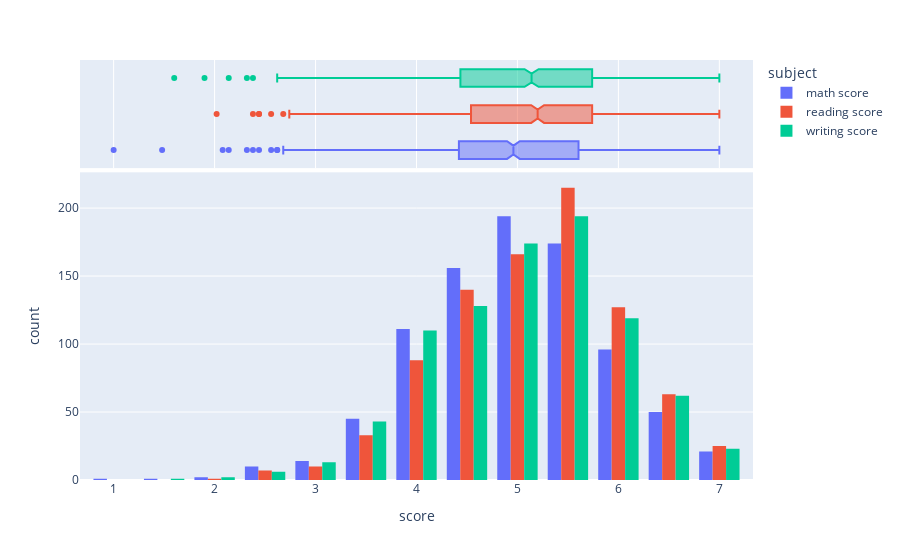

Source (notebook cell):
### Markdown cell above
**Histograma con Boxplots:**

### Code cell
fig = px.histogram(df_melt, x="score",color = 'subject',barmode = 'group'
                   ,marginal="box",hover_data=df_melt.columns,nbins = 15)
fig.show()

### Figure 1 — Plotly figure (JSON) as saved in the notebook; plotly's stock layout.template omitted (floating-point values rounded to 4 significant figures; data arrays with more than 128 entries replaced by an {"elided": "..."} marker saying what was removed)
{"data": [{"alignmentgroup": "True", "bingroup": "x", "hovertemplate": "subject=math score<br>score=%{x}<br>count=%{y}<extra></extra>", "legendgroup": "math score", "marker": {"color": "#636efa", "pattern": {"shape": ""}}, "name": "math score", "nbinsx": 15, "offsetgroup": "math score", "orientation": "v", "showlegend": true, "type": "histogram", "x": {"elided": "875 float values"}, "xaxis": "x", "yaxis": "y"}, {"alignmentgroup": "True", "customdata": {"elided": "875x2 str values"}, "hovertemplate": "subject=%{customdata[1]}<br>score=%{x}<br>names=%{customdata[0]}<extra></extra>", "legendgroup": "math score", "marker": {"color": "#636efa"}, "name": "math score", "notched": true, "offsetgroup": "math score", "showlegend": false, "type": "box", "x": {"elided": "875 float values"}, "xaxis": "x2", "yaxis": "y2"}, {"alignmentgroup": "True", "bingroup": "x", "hovertemplate": "subject=reading score<br>score=%{x}<br>count=%{y}<extra></extra>", "legendgroup": "reading score", "marker": {"color": "#EF553B", "pattern": {"shape": ""}}, "name": "reading score", "nbinsx": 15, "offsetgroup": "reading score", "orientation": "v", "showlegend": true, "type": "histogram", "x": {"elided": "875 float values"}, "xaxis": "x", "yaxis": "y"}, {"alignmentgroup": "True", "customdata": {"elided": "875x2 str values"}, "hovertemplate": "subject=%{customdata[1]}<br>score=%{x}<br>names=%{customdata[0]}<extra></extra>", "legendgroup": "reading score", "marker": {"color": "#EF553B"}, "name": "reading score", "notched": true, "offsetgroup": "reading score", "showlegend": false, "type": "box", "x": {"elided": "875 float values"}, "xaxis": "x2", "yaxis": "y2"}, {"alignmentgroup": "True", "bingroup": "x", "hovertemplate": "subject=writing score<br>score=%{x}<br>count=%{y}<extra></extra>", "legendgroup": "writing score", "marker": {"color": "#00cc96", "pattern": {"shape": ""}}, "name": "writing score", "nbinsx": 15, "offsetgroup": "writing score", "orientation": "v", "showlegend": true, "type": "histogram", "x": {"elided": "875 float values"}, "xaxis": "x", "yaxis": "y"}, {"alignmentgroup": "True", "customdata": {"elided": "875x2 str values"}, "hovertemplate": "subject=%{customdata[1]}<br>score=%{x}<br>names=%{customdata[0]}<extra></extra>", "legendgroup": "writing score", "marker": {"color": "#00cc96"}, "name": "writing score", "notched": true, "offsetgroup": "writing score", "showlegend": false, "type": "box", "x": {"elided": "875 float values"}, "xaxis": "x2", "yaxis": "y2"}], "layout": {"barmode": "group", "legend": {"title": {"text": "subject"}, "tracegroupgap": 0}, "margin": {"t": 60}, "xaxis": {"anchor": "y", "domain": [0, 1], "title": {"text": "score"}}, "xaxis2": {"anchor": "y2", "domain": [0, 1], "matches": "x", "showgrid": true, "showticklabels": false}, "yaxis": {"anchor": "x", "domain": [0, 0.7326], "title": {"text": "count"}}, "yaxis2": {"anchor": "x2", "domain": [0.7426, 1], "matches": "y2", "showgrid": false, "showline": false, "showticklabels": false, "ticks": ""}}}
